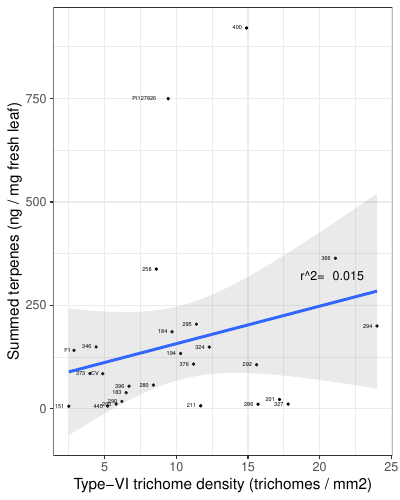

Recreate this plot in R.
library(tidyverse)

#############################
# Custom theme for plotting #
#############################

my.theme = 
  theme(text = element_text(),
        axis.text.x = element_text(size = 7, colour = "black"),
        axis.text.y = element_text(size = 8, colour = "black"), 
        strip.background = element_blank(),
        panel.grid.major = element_blank(),
        panel.grid.minor = element_blank(),
        panel.border = element_rect(),
        panel.background = element_rect(fill = NA, color = "black"),
        strip.text.x = element_text(size=8, colour = "black")) +
  theme_bw()

#############
# Load data #
#############

df <- read.csv("data/Leafwash vs Trichome density.csv",header = TRUE, stringsAsFactors = T, check.names = FALSE)


#Change to long ('tidy') format. First the volatiles (df.long) and than also the trichomes (df.long2)
df.long = gather(
  data = df,
  key = "metabolite",
  value = level,
  -sample, -group, -Type_VI_mm2_Abaxial,-Type_VI_mm2_Adaxial,-Type_VI_mm)

df.long2 = gather(
  data = df.long,
  key = "trichome_position",
  value = density,
  -sample,-metabolite,-group,-level)


#Filter datafile on total_volatiles and type_VI_trichomes both abaxial and adaxial
df.parsed = df.long2 %>% filter(., df.long2$metabolite == "total_volatiles" & df.long2$trichome_position == "Type_VI_mm") %>% filter(., !sample == "250")
df.parsed$metabolite = as.factor(df.parsed$metabolite)
df.parsed$trichome_position = as.factor(df.parsed$trichome_position)

# linear model fitting the summed terpenes to the density of trichomes
model  = lm(data = df.parsed, level ~ density)
summary(model)

#Scatterplot
p.scatter = 
ggplot(df.parsed, aes(x=density, y=level)) +
  geom_point(size = 0.5) +
  geom_smooth(method = "lm", formula = y ~ x, alpha  = 0.2) + 
  my.theme+
  ylab("Summed terpenes (ng / mg fresh leaf)")+
  xlab("Type-VI trichome density (trichomes / mm2)")+
  geom_text(aes(label=df.parsed$sample),hjust=1.5, vjust=0.5, size = 1.5)+
  annotate(geom = "text", x = 22, y = 320, 
           label = round(summary(model)$adj.r.squared, digits= 3), 
           size = 3) +
  annotate(geom = "text", x = 19.5, y = 320, 
           label = "r^2=",
           size = 3)

# Save plot
ggsave(file = "figures/Figure_02_Full_F2_7epiZ_density/Fig_2B.pdf", plot = p.scatter, height = 5, width = 4)
  

